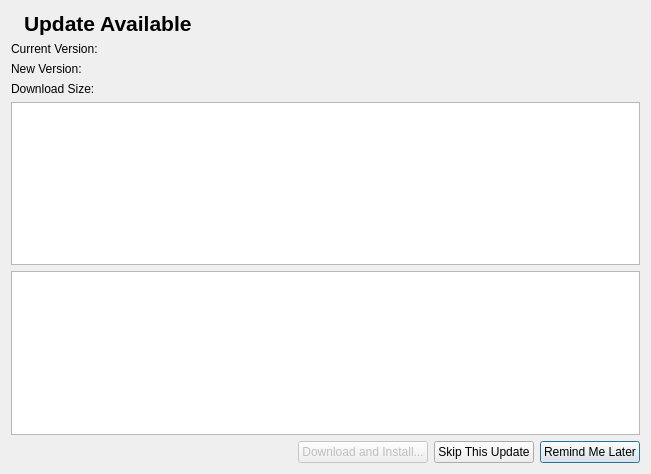
<?xml version="1.0" encoding="UTF-8"?>
<ui version="4.0">
 <class>AutoUpdaterDialog</class>
 <widget class="QDialog" name="AutoUpdaterDialog">
  <property name="windowModality">
   <enum>Qt::ApplicationModal</enum>
  </property>
  <property name="geometry">
   <rect>
    <x>0</x>
    <y>0</y>
    <width>651</width>
    <height>474</height>
   </rect>
  </property>
  <property name="windowTitle">
   <string>Automatic Updater</string>
  </property>
  <property name="modal">
   <bool>true</bool>
  </property>
  <layout class="QVBoxLayout" name="verticalLayout">
   <item>
    <layout class="QHBoxLayout" name="horizontalLayout_2" stretch="0,1">
     <item>
      <widget class="QLabel" name="label_2">
       <property name="sizePolicy">
        <sizepolicy hsizetype="Minimum" vsizetype="Preferred">
         <horstretch>0</horstretch>
         <verstretch>0</verstretch>
        </sizepolicy>
       </property>
       <property name="maximumSize">
        <size>
         <width>24</width>
         <height>24</height>
        </size>
       </property>
       <property name="text">
        <string/>
       </property>
       <property name="pixmap">
        <pixmap resource="resources/resources.qrc">:/icons/update.png</pixmap>
       </property>
       <property name="scaledContents">
        <bool>true</bool>
       </property>
      </widget>
     </item>
     <item>
      <widget class="QLabel" name="label">
       <property name="font">
        <font>
         <pointsize>16</pointsize>
         <bold>true</bold>
        </font>
       </property>
       <property name="text">
        <string>Update Available</string>
       </property>
      </widget>
     </item>
    </layout>
   </item>
   <item>
    <widget class="QLabel" name="currentVersion">
     <property name="text">
      <string>Current Version: </string>
     </property>
    </widget>
   </item>
   <item>
    <widget class="QLabel" name="newVersion">
     <property name="text">
      <string>New Version: </string>
     </property>
    </widget>
   </item>
   <item>
    <widget class="QLabel" name="downloadSize">
     <property name="text">
      <string>Download Size: </string>
     </property>
    </widget>
   </item>
   <item>
    <widget class="QTextBrowser" name="updateMessage"/>
   </item>
   <item>
    <widget class="QTextBrowser" name="updateNotes"/>
   </item>
   <item>
    <layout class="QHBoxLayout" name="horizontalLayout">
     <item>
      <spacer name="horizontalSpacer">
       <property name="orientation">
        <enum>Qt::Horizontal</enum>
       </property>
       <property name="sizeHint" stdset="0">
        <size>
         <width>40</width>
         <height>20</height>
        </size>
       </property>
      </spacer>
     </item>
     <item>
      <widget class="QPushButton" name="downloadAndInstall">
       <property name="enabled">
        <bool>false</bool>
       </property>
       <property name="text">
        <string>Download and Install...</string>
       </property>
      </widget>
     </item>
     <item>
      <widget class="QPushButton" name="skipThisUpdate">
       <property name="text">
        <string>Skip This Update</string>
       </property>
      </widget>
     </item>
     <item>
      <widget class="QPushButton" name="remindMeLater">
       <property name="text">
        <string>Remind Me Later</string>
       </property>
       <property name="default">
        <bool>true</bool>
       </property>
      </widget>
     </item>
    </layout>
   </item>
  </layout>
 </widget>
 <resources>
  <include location="resources/resources.qrc"/>
 </resources>
 <connections/>
</ui>
